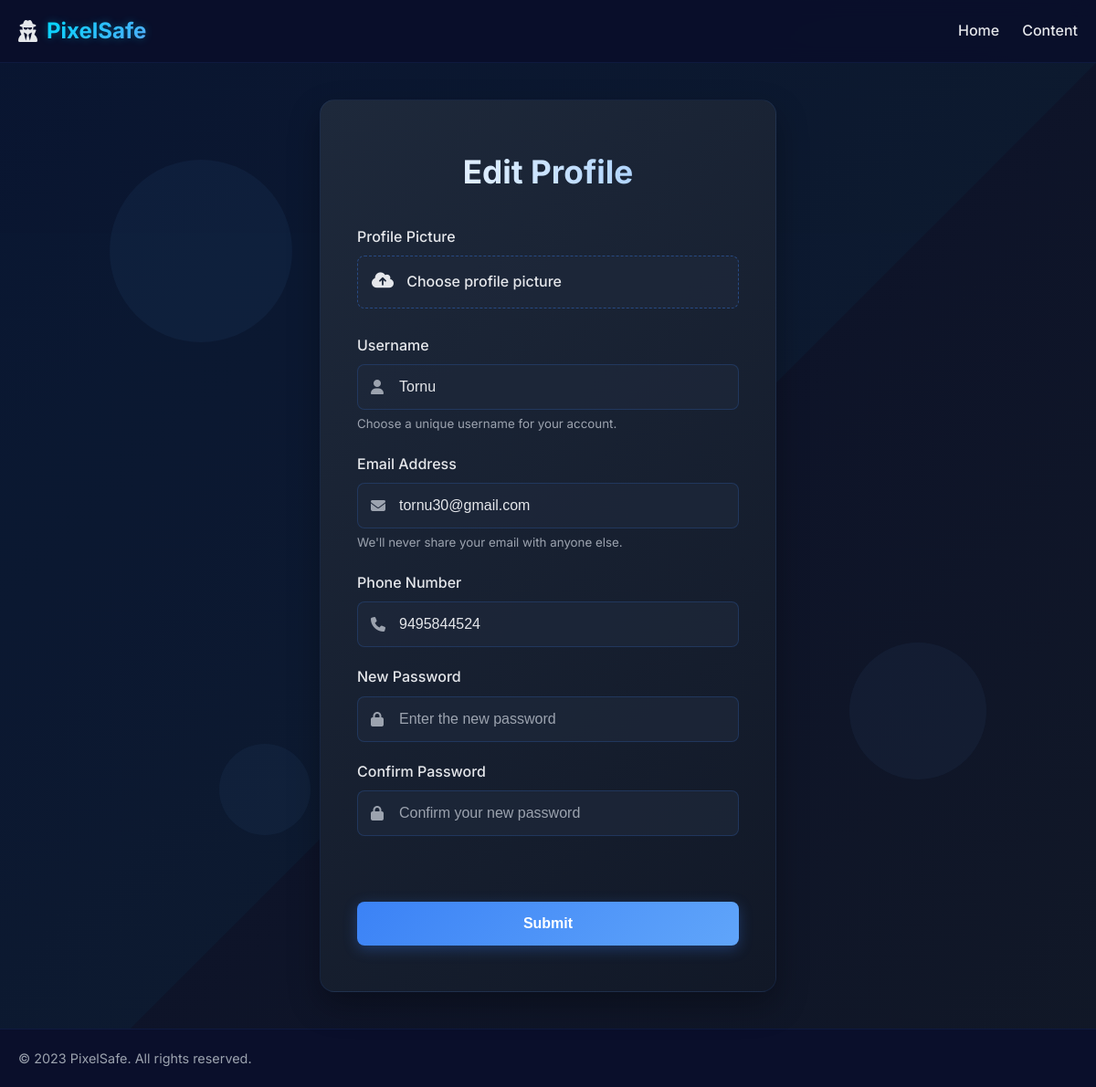
/editprofile/ (signed in), run on the app's committed database.
### stegnograapp/models.py (models this page shows)
class user(models.Model):
    image = models.ImageField(upload_to='profile/', null=True, blank=True)
    username = models.CharField(max_length=100, null=True, blank=True, unique=True)
    password = models.CharField(max_length=100, null=True, blank=True)
    confirmpassword = models.CharField(max_length=100, null=True, blank=True)
    email = models.EmailField(max_length=50, null=True, blank=True, unique=True)
    phone = models.IntegerField(null=True, blank=True, unique=True)

### stegnograapp/views.py (the view, shortened to what this page needs)
# urls.py: path('editprofile/', views.editprofile, name='editprofile'),
def editprofile(request):
    if 'email' in request.session:
        email = request.session['email']
        try:
            client = user.objects.get(email=email)
            return render(request, 'editprofile.html', {'client': client})
        except user.DoesNotExist:
            return HttpResponse("User not found")
    return redirect('login')

### stegnograapp/templates/editprofile.html (shortened to what this page needs)
{% load static %}
<!DOCTYPE html>
<html lang="en">
<head>
    <link rel="stylesheet" href="https://cdnjs.cloudflare.com/ajax/libs/font-awesome/6.4.0/css/all.min.css">
</head>
<body>
    <header class="navbar">
        <div class="navbar-container">
            <a href="/index/" class="logo">
                <i class="fas fa-user-secret"></i>
                <span>PixelSafe</span>
            </a>
            <ul class="nav-links">
                <li><a href="/main/">Home</a></li>
                <li><a href="/content/">Content</a></li>
            </ul>
        </div>
    </header>
    <div class="container">
        <div class="floating-shapes">
            <div class="floating-shape shape-1"></div>
            <div class="floating-shape shape-2"></div>
            <div class="floating-shape shape-3"></div>
        </div>
        <div class="register-panel">
            <div class="register-header">
                <h1>Edit Profile</h1>
            </div>
            <form method="post" enctype="multipart/form-data">
                <div class="form-group">
                    <label for="Profilepicture">Profile Picture</label>
                    <div class="file-upload">
                        <label class="file-upload-label" for="Profilepicture">
                            <i class="fas fa-cloud-upload-alt"></i>
                            <span>Choose profile picture</span>
                        </label>
                    </div>
                </div>
                <div class="form-group">
                    <label for="exampleInputusername">Username</label>
                    <div class="input-with-icon">
                        <i class="fas fa-user"></i>
                        <input type="text" class="form-control" id="exampleInputusername" value="{{ client.username }}" name="username" required>
                    </div>
                    <small class="form-text" style="color: var(--text-muted); margin-top: 5px; display: block;">Choose a unique username for your account.</small>
                </div>
                <div class="form-group">
                    <label for="exampleInputEmail1">Email Address</label>
                    <div class="input-with-icon">
                        <i class="fas fa-envelope"></i>
                        <input type="email" class="form-control" id="exampleInputEmail1" value="{{ client.email }}" name="email" readonly>
                    </div>
                    <small class="form-text" style="color: var(--text-muted); margin-top: 5px; display: block;">We'll never share your email with anyone else.</small>
                </div>
                <div class="form-group">
                    <label for="phonenumber">Phone Number</label>
                    <div class="input-with-icon">
                        <i class="fas fa-phone"></i>
                        <input type="text" class="form-control" id="phonenumber" value="{{ client.phone }}" name="phone">
                    </div>
                </div>
                <div class="form-group">
                    <label for="exampleInputPassword1">New Password</label>
                    <div class="input-with-icon">
                        <i class="fas fa-lock"></i>
                        <input type="password" class="form-control" id="exampleInputPassword1" placeholder="Enter the new password" name="password">
                    </div>
                </div>
                <div class="form-group">
                    <label for="exampleconfirmpassword">Confirm Password</label>
                    <div class="input-with-icon">
                        <i class="fas fa-lock"></i>
                        <input type="password" class="form-control" id="exampleconfirmpassword" placeholder="Confirm your new password" name="confirmpassword">
                    </div>
                </div>
                <br><br>
                <button type="submit" class="btn btn-primary">Submit</button>
            </form>
        </div>
    </div>
    <footer>
        <div class="navbar-container">
            <p>&copy; 2023 PixelSafe. All rights reserved.</p>
        </div>
    </footer>
</body>
</html>

### data on the page
user: username "Tornu", email "tornu30@gmail.com", phone "9495844524"
